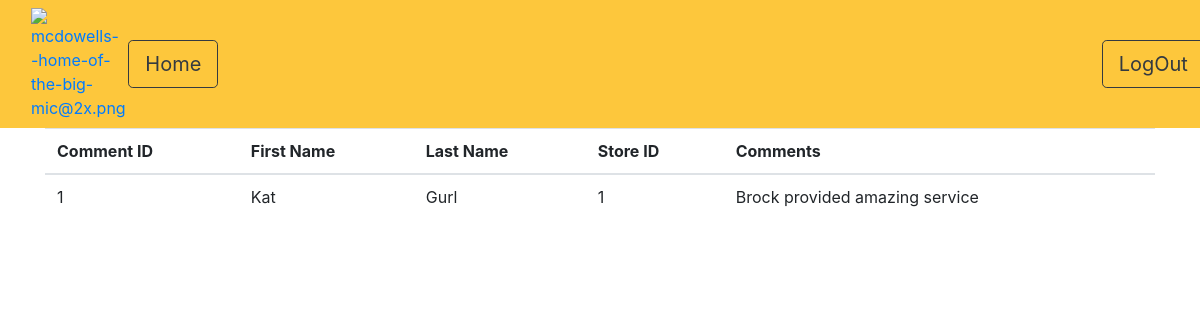
The app's page /customercomments.php (signed in) with its own data.
### tables this page shows
CREATE TABLE customer_card
(
    comment_id   INT           NOT NULL AUTO_INCREMENT,  
    first_name   VARCHAR(50),  
    last_name    VARCHAR(50),  
    store_id INT           ,
    comments     VARCHAR(1000) NOT NULL,
    PRIMARY KEY (comment_id),
    FOREIGN KEY (store_id) REFERENCES store (store_id)
);

### customercomments.php (the view, shortened to what this page needs)
<?php
require "connect.php";
?>
<html>
<head>
	<link rel="stylesheet" href="https://maxcdn.bootstrapcdn.com/bootstrap/4.5.2/css/bootstrap.min.css">
</head>
<body>
<nav class="navbar navbar-custom">
	<div class="col-1">
		<a href="http://487wbool.adversary.gg/"><img src="http://487wbool.adversary.gg/pictures/mcdowells--home-of-the-big-mic.png" alt="mcdowells--home-of-the-big-mic@2x.png"></a>
	</div>
	<div class ="col">
		<a href="http://487wbool.adversary.gg/employee.php"><button id="scheduleRequestsButton" class="btn btn-outline-dark btn-lg">Home</button></a>
	</div>
	<div class="col-sm-1">
		<button onclick=logout_button() id="logOutButton" class="btn btn-outline-dark btn-lg" data-toggle="modal"
				data-target="#calendarModel">LogOut
		</button>
	</div>
</nav>
<div class="container-xl bg-white" >
	<table class="table">
      <thead>
        <tr>
          <th scope="col">Comment ID</th>
          <th scope="col">First Name</th>
          <th scope="col">Last Name</th>
          <th scope="col">Store ID</th>
          <th scope="col">Comments </th>
        </tr>
      </thead>
      <tbody>
<?php
  $sql = "SELECT * FROM customer_card";
  $result = $conn->query($sql);
  $schedule = array();
  while ($row = $result->fetch_assoc()) {
    array_push($schedule, $row);
  }
  foreach($schedule as $dat) { ?>
    <tr>
    <td>
        <?php echo $dat['comment_id'];?>
    </td>
    <td>
        <?php echo $dat['first_name']; ?>
    </td>
    <td>
        <?php echo $dat['last_name']; ?>
    </td>
    <td>
        <?php echo $dat['store_id']; ?>
    </td>
    <td>
        <?php echo $dat['comments']; ?>
     </td>
    </tr>
    <?php
  }
?>
      </tbody>
    </table>
</div>
</body>
</html>

### customercomments.php (style rules this page uses)
body { background-image: url("http://487wbool.adversary.gg/pictures/mcdowells-coming-to-america-fa.png"); background-size: cover; }
.navbar-custom { background-color: rgb(253 199 60); border-bottom-color: black; }

### records on screen
customer_card: comment_id "1", first_name "Kat", last_name "Gurl", store "1", comments "Brock provided amazing service"
